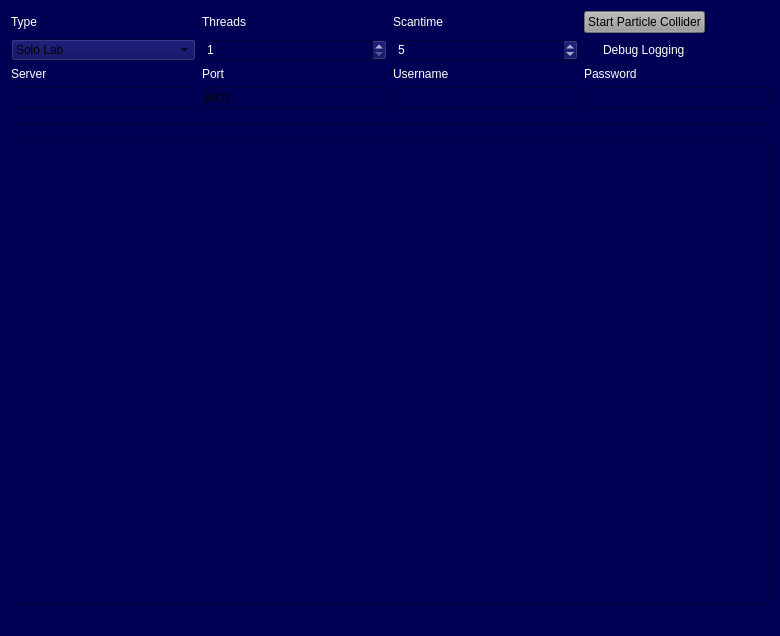
<?xml version="1.0" encoding="UTF-8"?>
<ui version="4.0">
 <class>MiningPage</class>
 <widget class="QWidget" name="MiningPage">
  <property name="geometry">
   <rect>
    <x>0</x>
    <y>0</y>
    <width>780</width>
    <height>636</height>
   </rect>
  </property>
  <property name="windowTitle">
   <string>Split Atoms</string>
  </property>
  <property name="autoFillBackground">
   <bool>false</bool>
  </property>
  <property name="styleSheet">
   <string notr="true">background-color: rgb(0, 0, 84);
background-color: qconicalgradient(cx:0.5, cy:0.5, angle:0, stop:0 rgba(17, 3, 40, 255), stop:0.151515 rgba(22, 44, 136, 255), stop:0.225 rgba(41, 70, 166, 255), stop:0.285 rgba(74, 109, 204, 255), stop:0.345 rgba(102, 158, 235, 255), stop:0.424242 rgba(112, 168, 245, 255), stop:0.520202 rgba(76, 77, 209, 255), stop:0.57 rgba(51, 52, 187, 255), stop:0.636364 rgba(42, 72, 168, 255), stop:0.695 rgba(68, 69, 202, 255), stop:0.75 rgba(86, 137, 218, 255), stop:0.808081 rgba(73, 90, 208, 255), stop:0.88 rgba(54, 51, 187, 255), stop:0.935 rgba(45, 26, 137, 255), stop:1 rgba(35, 40, 3, 255));</string>
  </property>
  <layout class="QGridLayout" name="gridLayout">
   <property name="sizeConstraint">
    <enum>QLayout::SetMaximumSize</enum>
   </property>
   <item row="7" column="1">
    <widget class="QLineEdit" name="serverLine">
     <property name="enabled">
      <bool>true</bool>
     </property>
    </widget>
   </item>
   <item row="6" column="3">
    <widget class="QLabel" name="usernameLabel">
     <property name="enabled">
      <bool>true</bool>
     </property>
     <property name="styleSheet">
      <string notr="true">color: rgb(255, 255, 255);
background-color: rgb(0, 0, 84);</string>
     </property>
     <property name="text">
      <string>Username</string>
     </property>
    </widget>
   </item>
   <item row="6" column="1">
    <widget class="QLabel" name="serverLabel">
     <property name="enabled">
      <bool>true</bool>
     </property>
     <property name="styleSheet">
      <string notr="true">color: rgb(255, 255, 255);
background-color: rgb(0, 0, 84);</string>
     </property>
     <property name="text">
      <string>Server</string>
     </property>
    </widget>
   </item>
   <item row="7" column="3">
    <widget class="QLineEdit" name="usernameLine">
     <property name="enabled">
      <bool>true</bool>
     </property>
     <property name="text">
      <string/>
     </property>
    </widget>
   </item>
   <item row="6" column="4">
    <widget class="QLabel" name="passwordLabel">
     <property name="enabled">
      <bool>true</bool>
     </property>
     <property name="styleSheet">
      <string notr="true">color: rgb(255, 255, 255);
background-color: rgb(0, 0, 84);</string>
     </property>
     <property name="text">
      <string>Password</string>
     </property>
    </widget>
   </item>
   <item row="6" column="2">
    <widget class="QLabel" name="portLabel">
     <property name="enabled">
      <bool>true</bool>
     </property>
     <property name="styleSheet">
      <string notr="true">color: rgb(255, 255, 255);
background-color: rgb(0, 0, 84);</string>
     </property>
     <property name="text">
      <string>Port</string>
     </property>
    </widget>
   </item>
   <item row="3" column="4">
    <widget class="QPushButton" name="startButton">
     <property name="sizePolicy">
      <sizepolicy hsizetype="Fixed" vsizetype="Fixed">
       <horstretch>0</horstretch>
       <verstretch>0</verstretch>
      </sizepolicy>
     </property>
     <property name="autoFillBackground">
      <bool>false</bool>
     </property>
     <property name="styleSheet">
      <string notr="true">background-color: rgb(154, 154, 154);</string>
     </property>
     <property name="text">
      <string>Start Particle Collider</string>
     </property>
    </widget>
   </item>
   <item row="8" column="1" colspan="4">
    <widget class="Line" name="line">
     <property name="sizePolicy">
      <sizepolicy hsizetype="Minimum" vsizetype="Fixed">
       <horstretch>0</horstretch>
       <verstretch>0</verstretch>
      </sizepolicy>
     </property>
     <property name="minimumSize">
      <size>
       <width>0</width>
       <height>20</height>
      </size>
     </property>
     <property name="orientation">
      <enum>Qt::Horizontal</enum>
     </property>
    </widget>
   </item>
   <item row="13" column="1" colspan="4">
    <widget class="QListWidget" name="list">
     <property name="autoScrollMargin">
      <number>100000</number>
     </property>
     <property name="dragDropMode">
      <enum>QAbstractItemView::DragOnly</enum>
     </property>
     <property name="selectionMode">
      <enum>QAbstractItemView::NoSelection</enum>
     </property>
     <property name="movement">
      <enum>QListView::Snap</enum>
     </property>
     <property name="batchSize">
      <number>10</number>
     </property>
    </widget>
   </item>
   <item row="14" column="1" colspan="2">
    <widget class="QLabel" name="shareCount">
     <property name="font">
      <font>
       <pointsize>10</pointsize>
       <weight>75</weight>
       <bold>true</bold>
      </font>
     </property>
     <property name="text">
      <string/>
     </property>
    </widget>
   </item>
   <item row="3" column="3">
    <widget class="QLabel" name="scantimeLabel">
     <property name="enabled">
      <bool>true</bool>
     </property>
     <property name="layoutDirection">
      <enum>Qt::LeftToRight</enum>
     </property>
     <property name="styleSheet">
      <string notr="true">color: rgb(255, 255, 255);
background-color: rgb(0, 0, 84);</string>
     </property>
     <property name="text">
      <string>Scantime</string>
     </property>
    </widget>
   </item>
   <item row="3" column="2">
    <widget class="QLabel" name="threadsLabel">
     <property name="enabled">
      <bool>true</bool>
     </property>
     <property name="styleSheet">
      <string notr="true">color: rgb(255, 255, 255);
background-color: rgb(0, 0, 84);</string>
     </property>
     <property name="text">
      <string>Threads</string>
     </property>
    </widget>
   </item>
   <item row="4" column="4">
    <widget class="QCheckBox" name="debugCheckBox">
     <property name="styleSheet">
      <string notr="true">color: rgb(255, 255, 255);
background-color: rgb(0, 0, 84);</string>
     </property>
     <property name="text">
      <string>Debug Logging</string>
     </property>
    </widget>
   </item>
   <item row="3" column="1">
    <widget class="QLabel" name="typeLabel">
     <property name="styleSheet">
      <string notr="true">color: rgb(255, 255, 255);
background-color: rgb(0, 0, 84);</string>
     </property>
     <property name="text">
      <string>Type</string>
     </property>
    </widget>
   </item>
   <item row="4" column="2">
    <widget class="QSpinBox" name="threadsBox">
     <property name="enabled">
      <bool>true</bool>
     </property>
     <property name="styleSheet">
      <string notr="true">color: rgb(255, 255, 255);</string>
     </property>
     <property name="minimum">
      <number>1</number>
     </property>
     <property name="maximum">
      <number>99</number>
     </property>
     <property name="singleStep">
      <number>1</number>
     </property>
    </widget>
   </item>
   <item row="4" column="1">
    <widget class="QComboBox" name="typeBox">
     <property name="editable">
      <bool>false</bool>
     </property>
     <property name="currentIndex">
      <number>0</number>
     </property>
     <item>
      <property name="text">
       <string>Solo Lab</string>
      </property>
     </item>
     <item>
      <property name="text">
       <string>Research Park</string>
      </property>
     </item>
    </widget>
   </item>
   <item row="4" column="3">
    <widget class="QSpinBox" name="scantimeBox">
     <property name="enabled">
      <bool>true</bool>
     </property>
     <property name="styleSheet">
      <string notr="true">color: rgb(255, 255, 255);</string>
     </property>
     <property name="minimum">
      <number>1</number>
     </property>
     <property name="value">
      <number>5</number>
     </property>
    </widget>
   </item>
   <item row="7" column="2">
    <widget class="QLineEdit" name="portLine">
     <property name="enabled">
      <bool>true</bool>
     </property>
     <property name="text">
      <string>9332</string>
     </property>
     <property name="value" stdset="0">
      <number>9332</number>
     </property>
    </widget>
   </item>
   <item row="7" column="4">
    <widget class="QLineEdit" name="passwordLine">
     <property name="enabled">
      <bool>true</bool>
     </property>
    </widget>
   </item>
   <item row="14" column="3" colspan="2">
    <widget class="QLabel" name="mineSpeedLabel">
     <property name="sizePolicy">
      <sizepolicy hsizetype="Preferred" vsizetype="Preferred">
       <horstretch>0</horstretch>
       <verstretch>0</verstretch>
      </sizepolicy>
     </property>
     <property name="font">
      <font>
       <pointsize>10</pointsize>
       <weight>75</weight>
       <bold>true</bold>
      </font>
     </property>
     <property name="text">
      <string/>
     </property>
     <property name="alignment">
      <set>Qt::AlignRight|Qt::AlignTrailing|Qt::AlignVCenter</set>
     </property>
    </widget>
   </item>
  </layout>
 </widget>
 <layoutdefault spacing="6" margin="11"/>
 <tabstops>
  <tabstop>startButton</tabstop>
  <tabstop>typeBox</tabstop>
  <tabstop>threadsBox</tabstop>
  <tabstop>scantimeBox</tabstop>
  <tabstop>serverLine</tabstop>
  <tabstop>portLine</tabstop>
  <tabstop>usernameLine</tabstop>
  <tabstop>passwordLine</tabstop>
  <tabstop>debugCheckBox</tabstop>
  <tabstop>list</tabstop>
 </tabstops>
 <resources/>
 <connections/>
</ui>
